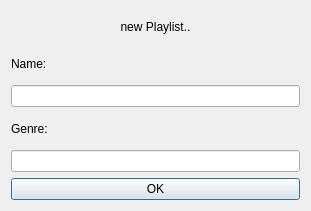
<?xml version="1.0" encoding="UTF-8"?>
<ui version="4.0">
 <class>uiplaylistdialog</class>
 <widget class="QDialog" name="uiplaylistdialog">
  <property name="geometry">
   <rect>
    <x>0</x>
    <y>0</y>
    <width>311</width>
    <height>211</height>
   </rect>
  </property>
  <property name="windowTitle">
   <string>Dialog</string>
  </property>
  <layout class="QVBoxLayout" name="verticalLayout">
   <item>
    <widget class="QLabel" name="label">
     <property name="text">
      <string>new Playlist..</string>
     </property>
     <property name="alignment">
      <set>Qt::AlignCenter</set>
     </property>
    </widget>
   </item>
   <item>
    <widget class="QLabel" name="label_2">
     <property name="text">
      <string>Name: </string>
     </property>
    </widget>
   </item>
   <item>
    <widget class="QLineEdit" name="lineEdit"/>
   </item>
   <item>
    <widget class="QLabel" name="label_3">
     <property name="text">
      <string>Genre:</string>
     </property>
    </widget>
   </item>
   <item>
    <widget class="QLineEdit" name="lineEdit_2"/>
   </item>
   <item>
    <widget class="QPushButton" name="pushButton">
     <property name="text">
      <string>OK</string>
     </property>
    </widget>
   </item>
  </layout>
 </widget>
 <resources/>
 <connections/>
</ui>
